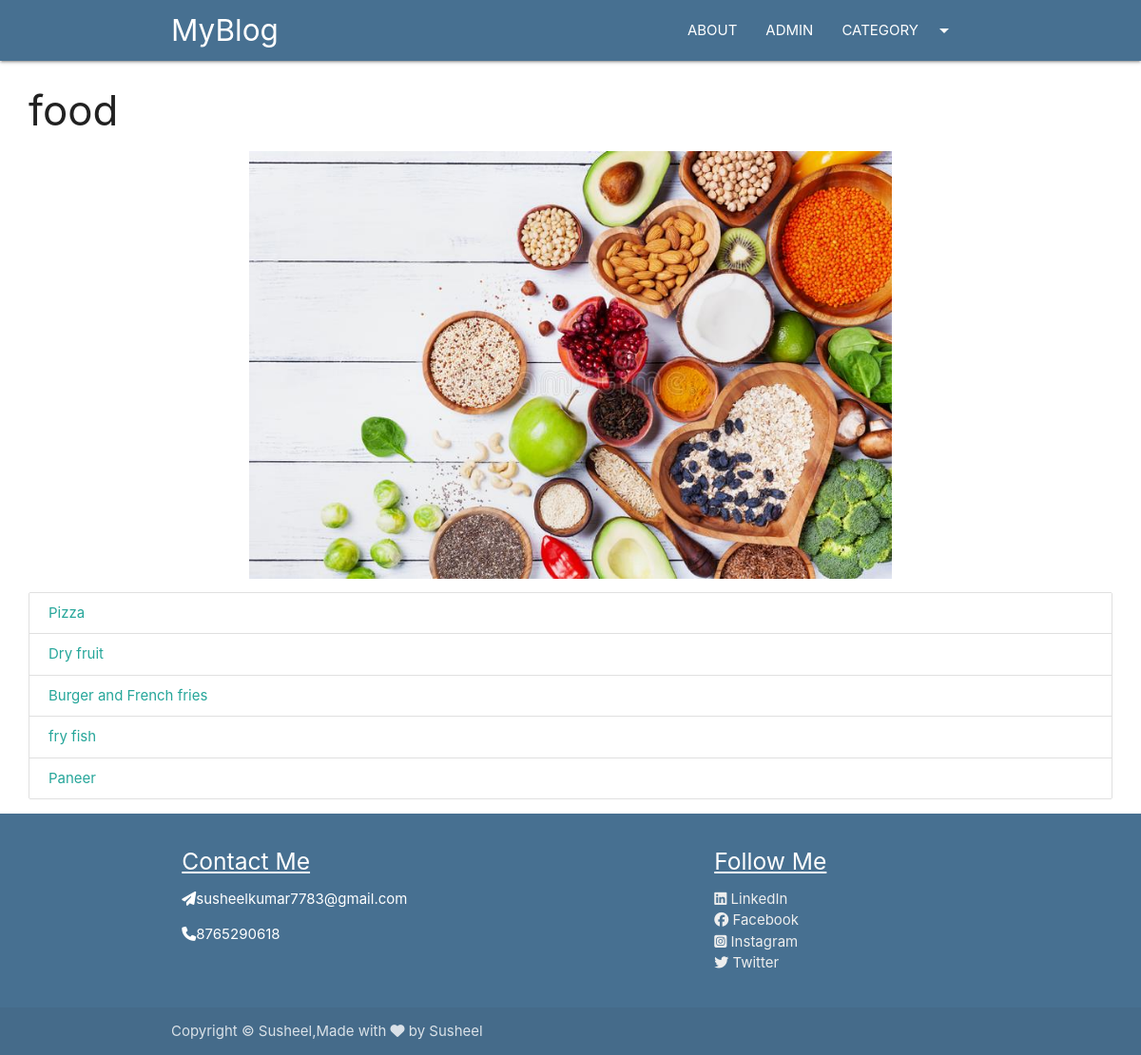
The page /category/abc on the database its author committed.
### blog2nd/models.py (models this page shows, shortened)
class Category(models.Model):
    cat_id = models.AutoField(primary_key=True)
    title = models.CharField(max_length=100)
    description = models.TextField()
    url = models.CharField(max_length=100)
    image = models.ImageField(upload_to='category/')
    add_date = models.DateTimeField(auto_now_add=True, null=True)

class Post(models.Model):
    post_id = models.AutoField(primary_key=True)
    title = models.CharField(max_length=200)
    content = models.TextField()
    url = models.CharField(max_length=100)
    cat = models.ForeignKey(Category, on_delete=models.CASCADE)
    image = models.ImageField(upload_to='post/')

### blog2nd/views.py (the view)
# urls.py: path('category/<slug:url>',category)
def category(request, url):
    cat = Category.objects.get(url=url)
    posts = Post.objects.filter(cat=cat)
    return render(request, "category.html", {'cat': cat, 'posts': posts})

### template/category.html (shortened to what this page needs)
{%extends 'base.html' %}
{%block content%}
<div class="container-custom">
    <h3>{{cat.title}}</h3>
    <div class="img-container">
        <img src="/media/{{cat.image}}" class="responsive-img" style="max-height:450px;width:100%;object-fit:contain;"
             alt="">
    </div>
    <div class="collection">
        {%for p in posts %}
        <a href="/blog2nd/{{p.url}}" class="collection-item">{{p.title}}</a>
        {% empty %}
        <h3>No posts in this category</h3>
        {%endfor%}
    </div>
</div>
{%endblock%}

### blog2nd/static/css/style.css (style rules this page uses)
.container-custom { width:95%!important; margin:auto; }

### rows shown on the page
Category: title "food", image (picture)
Post: title "Pizza"
Post: title "Dry fruit"
Post: title "Burger and French fries"
Post: title "fry fish"
Post: title "Paneer"
